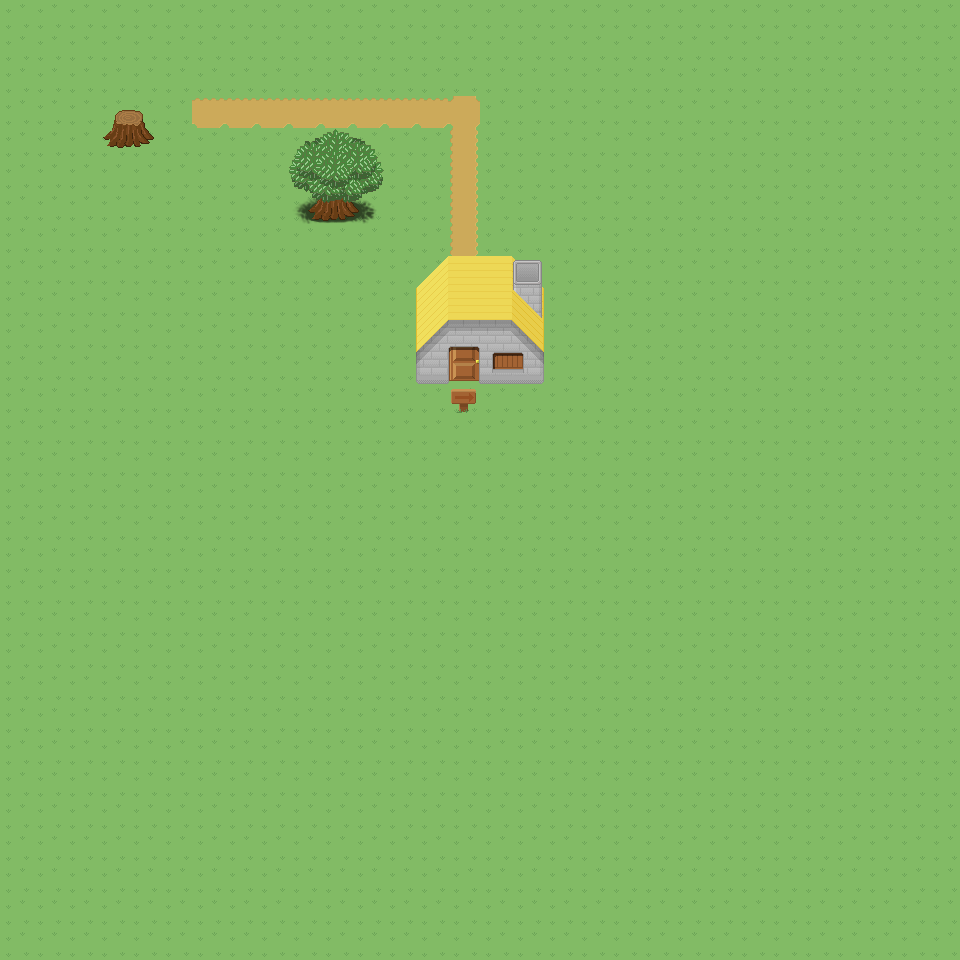

A level layout from a 2D game, rendered from its tile map. Below: a short description, then the map file with tile-grid data replaced by summaries:
An orthogonal 30x30 tile map with 32x32 px tiles, 4 tile layers (terra, grama, estrada, obstaculos) and 1 object.

<map version="1.0" orientation="orthogonal" width="30" height="30" tilewidth="32" tileheight="32">
 <tileset firstgid="1" name="free_tileset_version_10" tilewidth="32" tileheight="32">
  <image source="free_tileset_version_10.png" width="480" height="1216" />
 </tileset>
 <layer name="terra" width="30" height="30">
  <data>[900 cells, 900 non-empty, 1 distinct tile ids]</data>
 </layer>
 <layer name="grama" width="30" height="30">
  <data>[900 cells, 900 non-empty, 1 distinct tile ids]</data>
 </layer>
 <layer name="estrada" width="30" height="30">
  <data>[900 cells, 16 non-empty, 4 distinct tile ids]</data>
 </layer>
 <layer name="obstaculos" width="30" height="30">
  <data>[900 cells, 29 non-empty, 29 distinct tile ids]</data>
 </layer>
 <objectgroup name="objetos" width="30" height="30">
  <object x="457" y="394">
   <properties>
    <property name="para" value="MENU" />
   </properties>
  </object>
 </objectgroup>
</map>
